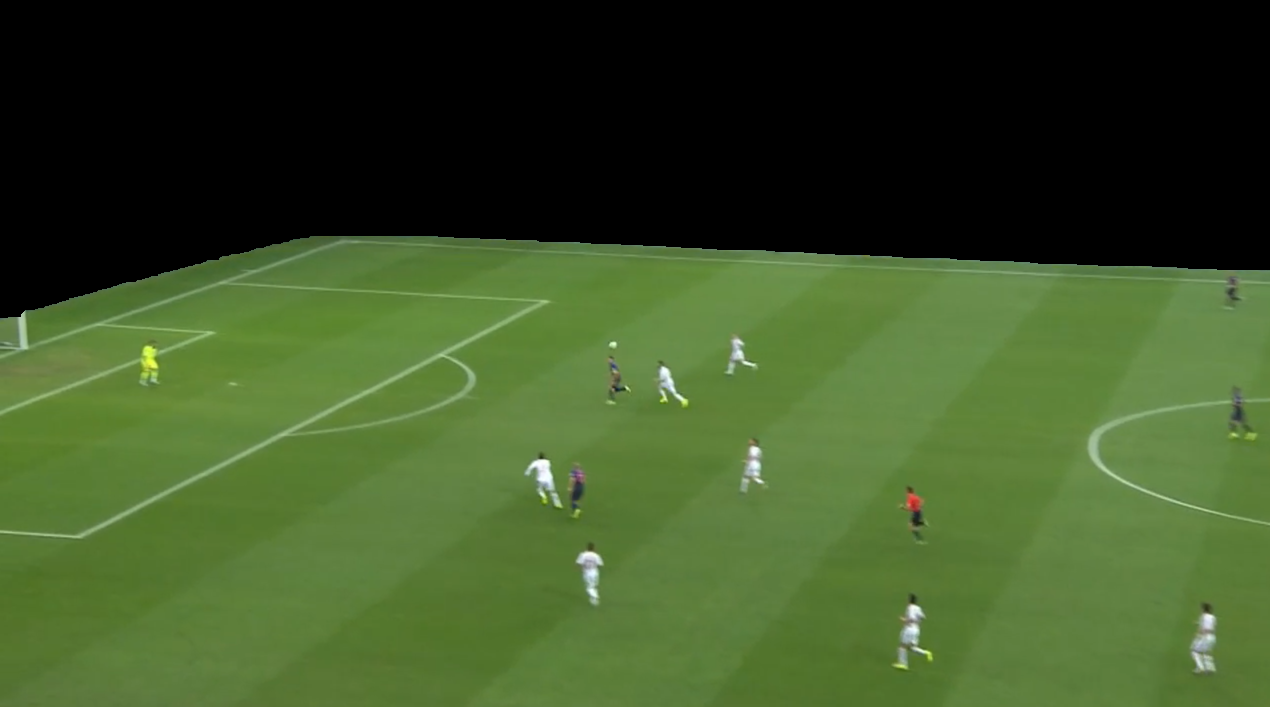
%> input picture test_images/test2.png, 1270 x 707 px
$ octave Hough_Transform_Q3.m   (GNU Octave 9; MATLAB toolbox functions it lacks are replaced by stand-ins)
%> lines starting %> are read from the running program, lines starting %| are printed output that depends on the picture; in (x1, y1, x2, y2) boxes, pixels count from 0 and x2, y2 are one past the last pixel; in counts of white or black regions, pixels touching at a corner belong together; the program's own positions count from 1
clc
clear all
close all

% ImageDir='imdemos/';%directory containing the images

I = imread('../test_images/test2.png');
%> I is the input picture: size 707x1270x3 uint8; mean R, G, B 60.2, 81.6, 38.6
I = imadjust(I,[0.4 0.7],[0 0.8]);
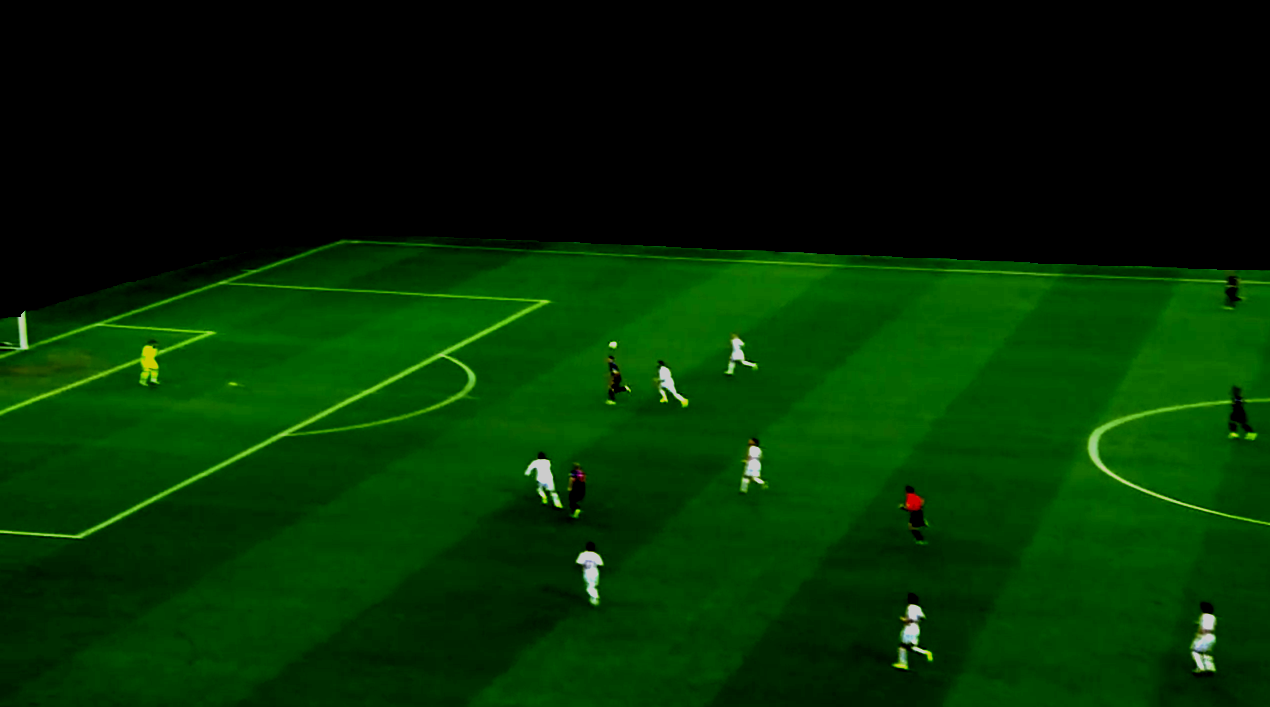
%> I: size 707x1270x3 uint8; mean R, G, B 2.5, 44.7, 1.1
I = rgb2gray(I);
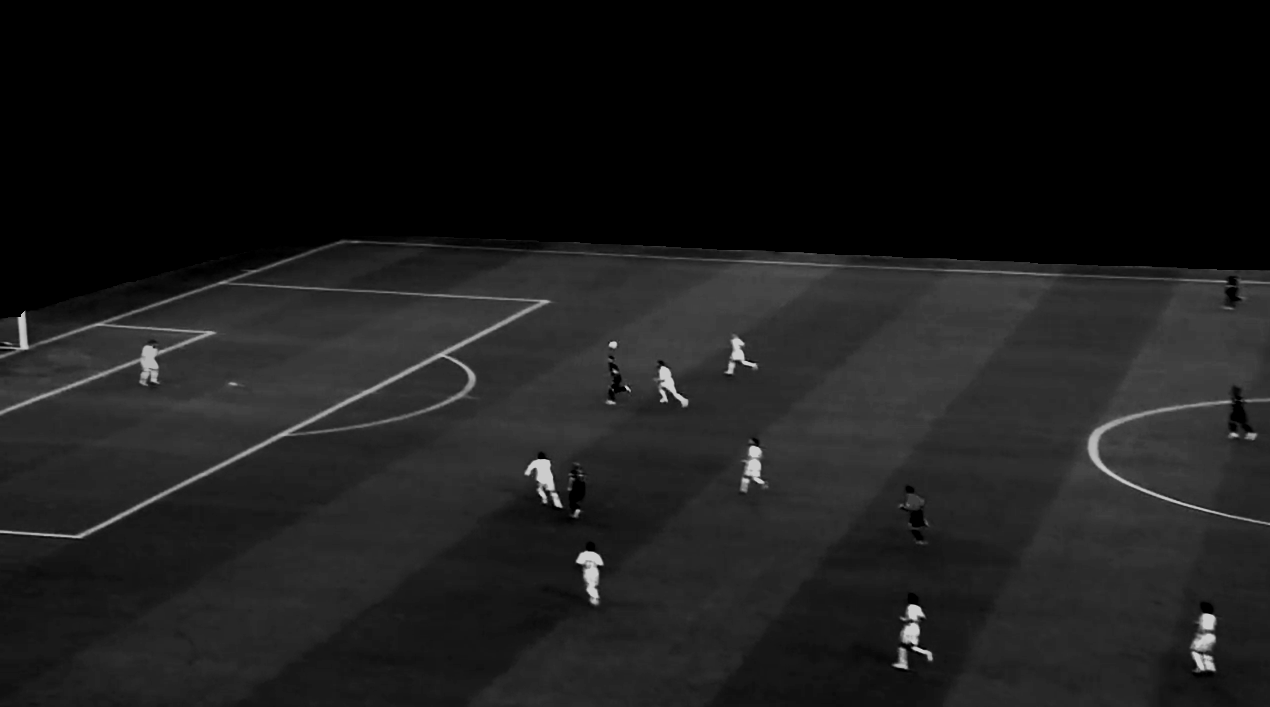
%> I: size 707x1270 uint8; min 0, max 204, mean 27.1
subplot(2,2,1), imshow(I)
title('original image')

%% canny edge detection

canny_thresh = [0.1 0.25];
canny_sigma = 1;
BW = edge(I,'canny', canny_thresh, canny_sigma);
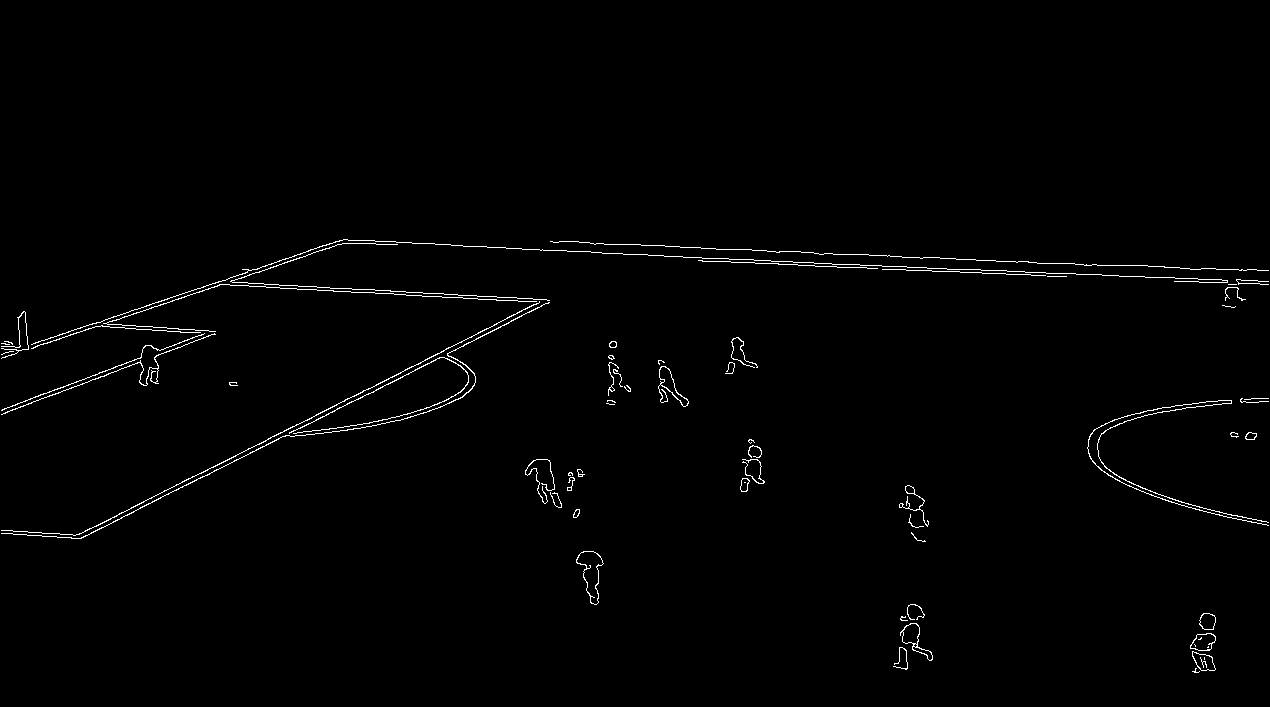
%> BW: size 707x1270 logical; 1% white in thin lines or dots, all inside (x1, y1, x2, y2) = (1, 239, 1269, 673)
subplot(2,2,2), imshow(BW)
title('output from the canny edge detector')


%% hough transform

[H,theta,rho] = hough(BW);
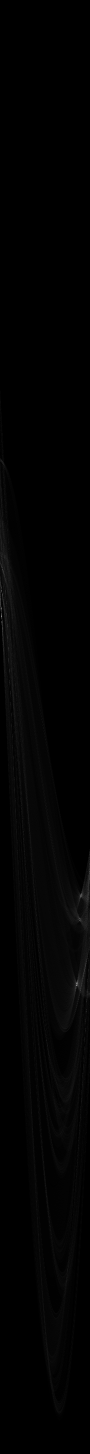
%> H: size 2907x180 double (shown at 1/2 size); min 0, max 313, mean 3.2; drawn with min black and max white
%> theta = 180 values from -90 to 89; rho = 2907 values from -1453 to 1453

subplot(2,2,3), imshow(imadjust(mat2gray(H)),[],'XData',theta,'YData',rho,...
         'InitialMagnification','fit');
%> after `imshow(imadjust(mat2gray(H)),[],'XData',theta,'YData',rho,... 'Initial`:
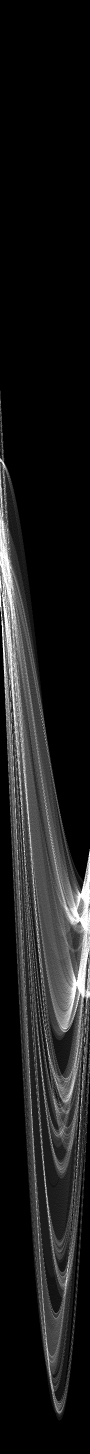
%> displayed picture: size 2907x180, on the screen's scale of 0 to 255 (shown at 1/2 size); min 0, max 255, mean 27.9
xlabel('\theta (degrees)'), ylabel('\rho');
axis on, axis normal, hold on;
colormap(hot)
title('output from the hough transform');


maxPeaks = 31;
peakSepar = [55 23];
peakThresh = 100;
P = houghpeaks(H, maxPeaks, 'Threshold', peakThresh, 'NhoodSize', peakSepar);
%> P = [1233 4; 1967 154; 1184 4; 1791 162; 1841 160; 1139 5]

x = theta(P(:,2));
%> x = [-87 63 -87 71 69 -86]
y = rho(P(:,1));
%> y = [-221 513 -270 337 387 -315]
plot(x,y,'s','color','blue');

lineGap = 20;
lineMinL = 3;
lines = houghlines(I,theta,rho,P,'FillGap',lineGap,'MinLength',lineMinL);
%> lines = 6 lines; point1 to point2 (x, y): (12, 318) to (1270, 406), (146, 279) to (1270, 338), (340, 240) to (1270, 289), (648, 247) to (1, 577), (460, 239) to (1, 416), (344, 239) to (3, 357)

subplot(2,2,4), imshow(I), hold on


for k = 1:length(lines)
xy = [lines(k).point1; lines(k).point2];
plot(xy(:,1),xy(:,2),'LineWidth',2,'Color','red');
end
%> this loop made 6 passes
%> xy on passes 1 to 6: [340 240; 1270 289], [648 247; 1 577], [146 279; 1270 338], [344 239; 3 357], [460 239; 1 416], [12 318; 1270 406]
title('orginal image with the detected edges')
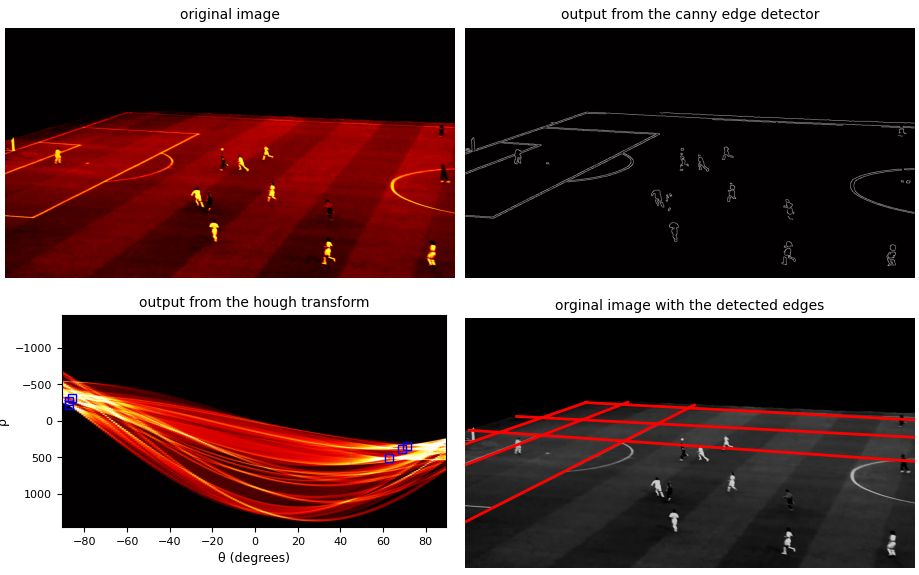
%> figure redrawn from the program's plot data, 4 panels
